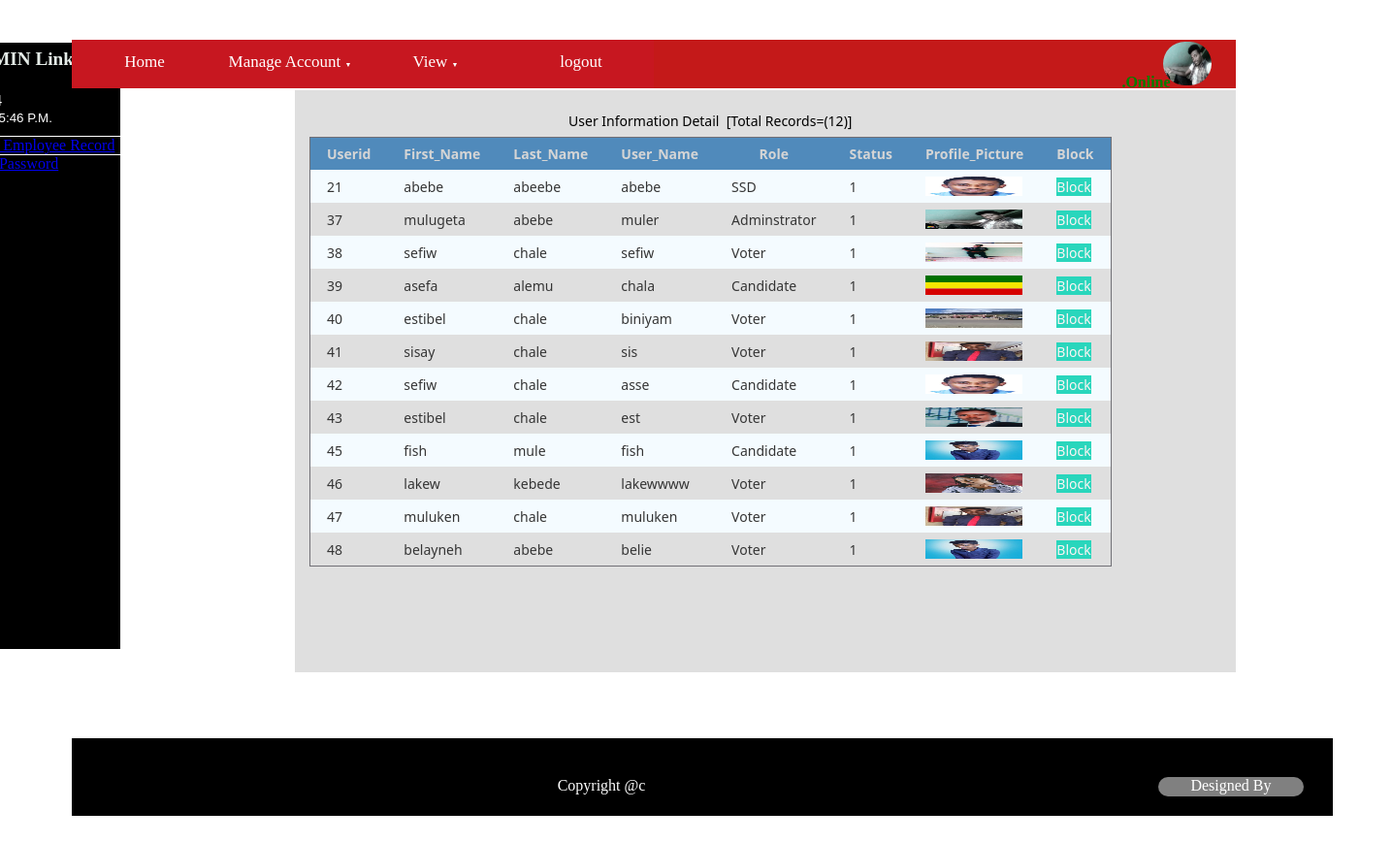
Screenshot of /Admin/ViewAccount.php (signed in) with the database file from the repository.
### tables this page shows
CREATE TABLE IF NOT EXISTS `account` (
  `userid` int(11) NOT NULL AUTO_INCREMENT,
  `fname` varchar(20) DEFAULT NULL,
  `lname` varchar(20) DEFAULT NULL,
  `sex` varchar(10) DEFAULT NULL,
  `age` int(11) DEFAULT NULL,
  `username` varchar(15) NOT NULL,
  `password` varchar(100) NOT NULL,
  `role` varchar(30) DEFAULT NULL,
  `status` int(11) DEFAULT NULL,
  `photo` longtext,
  `requestid` varchar(20) NOT NULL,
  PRIMARY KEY (`userid`),
  UNIQUE KEY `username` (`username`)
);

### Admin/ViewAccount.php (the view, shortened to what this page needs)
<meta charset="utf-8"><?php
if(isset($_SESSION['username'])&&isset($_SESSION['password']))
	{
?>
<html>
<link  href="../css/allcss.css" rel="stylesheet" type="text/css"/>
<head>
</head>
<body style="background-color: #FFF">
<div id="container">
		<div id="menu">
		<?php
		include("../Admin/Adminmenu.php");
		?>
	</div>
				<div id="leftside">
						<?php
						include("../Admin/Adminsidemenu.php");
					   ?>
				</div>
				<div id="content">
		<?php
$result=mysql_query("select * from account");
$total=mysql_num_rows($result);
if($total>0)
{
	?>
	<table class="data-table" style="margin-left: 15px;margin-right: 15px;margin-top: 15px;">
		<caption class="title"> User Information Detail&nbsp;&nbsp;[<?php	echo "Total Records=(".$total.")"; ?>]</caption>
		<thead>
			<tr>
				<th>Userid</th>
				<th>First_Name</th>
				<th>Last_Name</th>
				<th>User_Name</th>
				<th>Role</th>
				<th>Status</th>
				<th>Profile_Picture</th>
				<th>Block</th>
			</tr>
		</thead>
	<?php
		while($row=mysql_fetch_array($result))
				{
			echo '<tr>
					<td>'.$row['userid'].'</td>
					<td>'.$row['fname'].'</td>
					<td>'.$row['lname'].'</td>
					<td>'.$row['username'].'</td>
					<td>'.$row['role'].'</td>
					<td>'.$row['status'].'</td>
					<td><img src=' . $row['photo'] .'></td>';
					if($row['status']==1)
					{
					?>
<td><a href="ViewAccount.php?Block=<?php echo $row['username'];?>" style="text-decoration: none;height: 10px;background-color: #29d6bc;width: 100px;color: #fff4f4;width: 90px;">Block</a></td>
					<?php
				}
				else
				{
									?>
<td><a href="ViewAccount.php?Unblock=<?php echo $row['username'];?>" style="text-decoration: none;height: 10px;background-color: #29d6bc;width: 100px;color: #fff4f4;width: 90px;">Unblock</a></td>
					<?php
				}
				}
		}
		?>
	</table>
		    </div>
		<div id="footer">
			<?php
			include("../footer.php");
			?>
	</div>
	<?php
	}
	else
	{
		header("location:../index.php");
	}?>
	</div>
</body>
</html>

### css/allcss.css (style rules this page uses)
body { background-size: cover; background-color: #fff; }
#container { padding-bottom: 30px; padding-top: 30px; padding-left: 30px; margin-left: 35px; height: auto; width: 1350px; background-color: #fff; border:1px Solid #ffffff; display:block; margin-bottom: -10px; }
#leftside { background-color: #000000; width: 220px; height: 550px; float: left; margin-top: 10px; }
#content { background-color: #443f3f; width: 970px; height: 600px; margin-left: 230px; margin-top: 7px; overflow-x: hidden; overflow-y: hidden; }
#footer { margin-top: 68px; width: 1300px; height: 80px; background-color:black; }
#menu { margin-top: 1px; height: 50px; width: 1200px; text-align: center; margin: 2px auto; BACKGROUND-COLOR:#c41919 ; float: left; line-height: 45px; }

### Admin/ViewAccount.php (style rules this page uses)
#content { background-color: #dfdfdf; width: 970px; height: 600px; margin-left: 230px; margin-top: 7px; overflow-x: scroll; overflow-y: hidden; }
table { border: 1px solid #717076; margin: auto; font-family: "Lucida Sans Unicode", "Lucida Grande", "Segoe Ui"; font-size: 12px; }
table td { transition: all .5s; }
.data-table { border-collapse: collapse; font-size: 14px; min-width: 537px; }
.data-table th, .data-table td { border: 1px solid #e1edff; padding: 7px 17px; }
.data-table caption { margin: 7px; }
.data-table thead th { background-color: #508abb; color: #d5d5d5; border-color: #6ea1cc !important; text-transform: capitalize; border: none; }
.data-table tbody td { color: #353535; width: auto; border: none; }
.data-table tbody td img { width: 100px; height: 20px; }
.data-table tbody td:first-child, .data-table tbody td:nth-child(4), .data-table tbody td:last-child { text-align: left; border: none; }
.data-table tbody tr:nth-child(odd) td { background-color: #f4fbff; border: none; }

### Admin/Adminsidemenu.php (style rules this page uses)
#leftside { background-color: black; width: 200px; height: 620px; float: left; margin-left: -1350px; }

### rows the page displays
account: userid "21", fname "abebe", lname "abeebe", username "abebe", role "SSD", status "1", photo (picture)
account: userid "37", fname "mulugeta", lname "abebe", username "muler", role "Adminstrator", status "1", photo (picture)
account: userid "38", fname "sefiw", lname "chale", username "sefiw", role "Voter", status "1", photo (picture)
account: userid "39", fname "asefa", lname "alemu", username "chala", role "Candidate", status "1", photo (picture)
account: userid "40", fname "estibel", lname "chale", username "biniyam", role "Voter", status "1", photo (picture)
account: userid "41", fname "sisay", lname "chale", username "sis", role "Voter", status "1", photo (picture)
account: userid "42", fname "sefiw", lname "chale", username "asse", role "Candidate", status "1", photo (picture)
account: userid "43", fname "estibel", lname "chale", username "est", role "Voter", status "1", photo (picture)
account: userid "45", fname "fish", lname "mule", username "fish", role "Candidate", status "1", photo (picture)
account: userid "46", fname "lakew", lname "kebede", username "lakewwww", role "Voter", status "1", photo (picture)
account: userid "47", fname "muluken", lname "chale", username "muluken", role "Voter", status "1", photo (picture)
account: userid "48", fname "belayneh", lname "abebe", username "belie", role "Voter", status "1", photo (picture)

### other values shown
$total "12"
